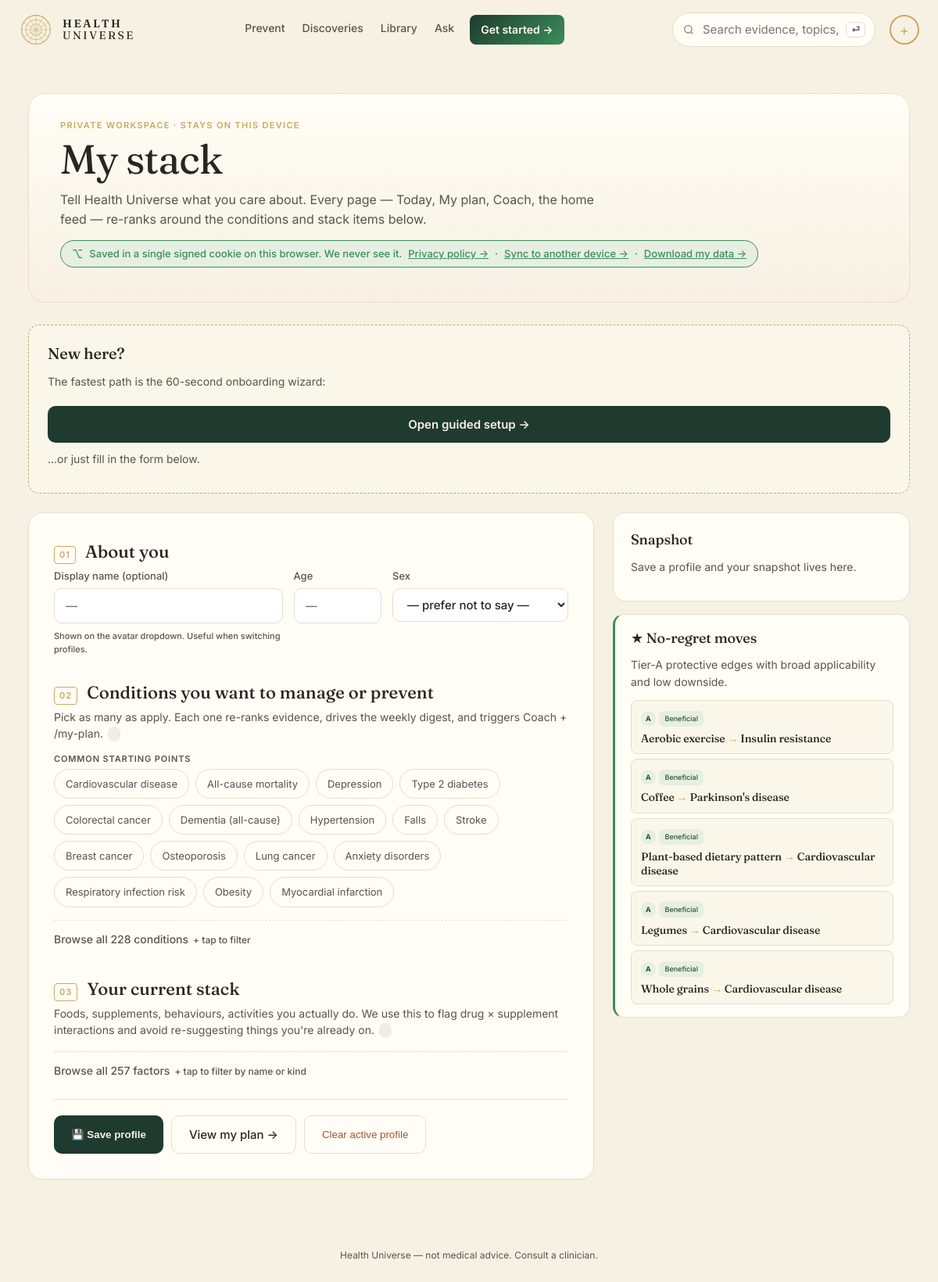
Before: /me with the older database file.
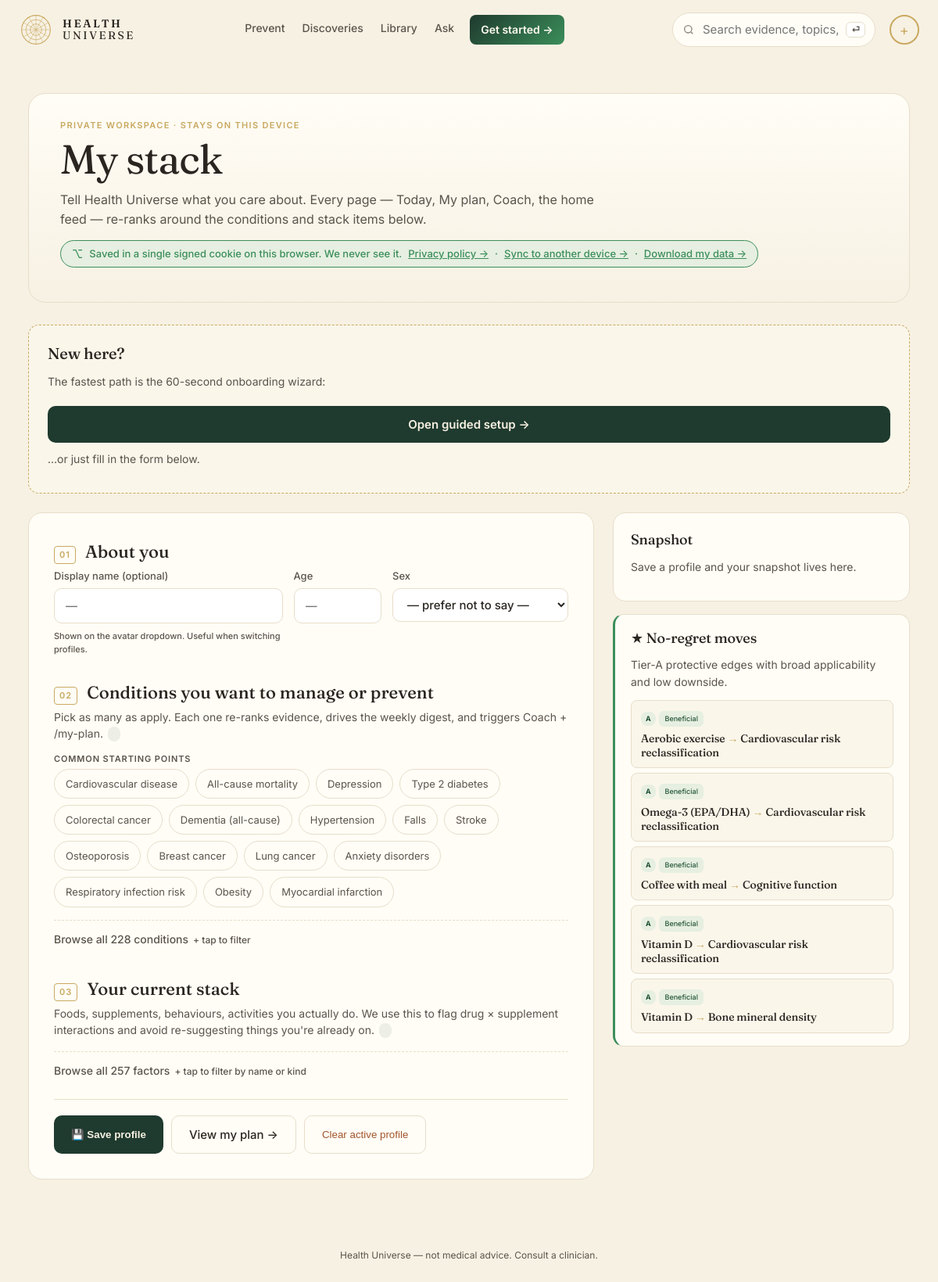
After: the same page with the newer database file.
### tables this page shows
CREATE TABLE edge (
    id              INTEGER PRIMARY KEY,
    factor_id       INTEGER NOT NULL REFERENCES entity(id),
    outcome_id      INTEGER NOT NULL REFERENCES entity(id),
    direction       TEXT NOT NULL CHECK (direction IN (
                      'protective','harmful','neutral','u_shaped','mixed')),
    tier            TEXT NOT NULL CHECK (tier IN ('A','B','C','D','X','deprecated')),
    effect_size     TEXT,         -- qualitative: trivial/small/moderate/large
    effect_quant    TEXT,         -- e.g. "RR 0.82 (0.74-0.91)"
    population      TEXT,         -- e.g. "adults>50; ApoE4 carriers"
    mechanism       TEXT,         -- 1-paragraph plain English
    summary         TEXT,         -- card body copy
    caveats         TEXT,
    seed_source     TEXT NOT NULL CHECK (seed_source IN ('claude_seed','gemma_daily','manual')),
    created_at      TEXT NOT NULL DEFAULT (datetime('now')),
    updated_at      TEXT NOT NULL DEFAULT (datetime('now')),
    last_reviewed   TEXT NOT NULL DEFAULT (datetime('now')), embedding BLOB, embedded_at TEXT,
    UNIQUE(factor_id, outcome_id, population)
);

CREATE TABLE entity (
    id            INTEGER PRIMARY KEY,
    slug          TEXT NOT NULL UNIQUE,
    name          TEXT NOT NULL,
    kind          TEXT NOT NULL CHECK (kind IN (
                    'food','nutrient','supplement','drug','activity',
                    'behavior','environmental','pathogen','gene',
                    'biomarker','condition','process')),
    aliases       TEXT,           -- JSON array
    description   TEXT,
    created_at    TEXT NOT NULL DEFAULT (datetime('now')),
    updated_at    TEXT NOT NULL DEFAULT (datetime('now'))
, embedding BLOB, embedded_at TEXT);

### web/app.py (the view)
@app.get("/me", response_class=HTMLResponse)
def me(request: Request):
    p = decode(request.cookies.get(COOKIE))
    with connect() as conn:
        all_factors = conn.execute(
            "SELECT slug, name, kind FROM entity WHERE kind IN "
            "('food','supplement','nutrient','activity','behavior') ORDER BY name"
        ).fetchall()
        all_outcomes = conn.execute(
            "SELECT slug, name FROM entity WHERE kind='condition' ORDER BY name"
        ).fetchall()
        relevant: list[dict] = []
        if p.stack or p.conditions:
            placeholders_f = ",".join("?" * max(len(p.stack), 1))
            placeholders_c = ",".join("?" * max(len(p.conditions), 1))
            rows = conn.execute(f"""
                SELECT e.id, e.tier, e.direction, e.summary, e.updated_at,
                       f.slug AS f_slug, f.name AS f_name,
                       o.slug AS o_slug, o.name AS o_name
                FROM edge e
                JOIN entity f ON f.id = e.factor_id
                JOIN entity o ON o.id = e.outcome_id
                WHERE (f.slug IN ({placeholders_f or "''"}))
                   OR (o.slug IN ({placeholders_c or "''"}))""",
                (*p.stack, *p.conditions)).fetchall()
            relevant = sorted([dict(r) for r in rows],
                              key=lambda e: -relevance_score(e, p))[:30]
        red_flags = _red_flags_in_stack(conn, p, limit=8)
        no_regret = _no_regret_movers(conn, p, limit=8)
        top_conditions = [dict(r) for r in conn.execute("""
            SELECT o.slug, o.name, COUNT(e.id) AS n
            FROM edge e JOIN entity o ON o.id=e.outcome_id
            WHERE o.kind IN ('condition','outcome') AND e.tier IN ('A','B')
            GROUP BY o.slug ORDER BY n DESC LIMIT 16""").fetchall()]
    return render(request, "me.html", {
        "title": "My stack",
        "profile": p,
        "factors": [dict(r) for r in all_factors],
        "outcomes": [dict(r) for r in all_outcomes],
        "relevant": relevant,
        "red_flags": red_flags,
        "no_regret": no_regret,
        "top_conditions": top_conditions,
        "saved": request.query_params.get("saved") == "1",
    })

### web/templates/me.html (shortened to what this page needs)
{% extends "base.html" %}
{% block content %}
<section class="stack-page">
  <header class="stack-head">
    <p class="stack-eyebrow">Private workspace · stays on this device</p>
    <h1 class="stack-title">My stack</h1>
    <p class="stack-lede">
      Tell Health Universe what you care about. Every page — Today, My
      plan, Coach, the home feed — re-ranks around the conditions and
      stack items below.
    </p>
    <p class="stack-privacy">
      <span class="stack-privacy-icon" aria-hidden="true">⌥</span>
      Saved in a single signed cookie on this browser. We never see it.
      <a class="link" href="/privacy">Privacy policy →</a> ·
      <a class="link" href="/sync">Sync to another device →</a> ·
      <a class="link" href="/data-export">Download my data →</a>
    </p>
  </header>
  {% if not profile.conditions and not profile.stack %}
  <div class="stack-onboarding">
    <h2>New here?</h2>
    <p class="muted body-sm">The fastest path is the 60-second onboarding wizard:</p>
    <a class="btn-primary inline" href="/start">Open guided setup →</a>
    <p class="muted body-sm" style="margin-top:10px">…or just fill in the form below.</p>
  </div>
  {% endif %}
  <div class="stack-grid">
    <form method="post" action="/me" class="stack-form" autocomplete="off">
      <fieldset class="stack-fieldset">
        <legend class="stack-legend"><span class="stack-num">01</span> About you</legend>
        <div class="stack-row-3">
          <label class="stack-label">Display name (optional)
            <input type="text" name="name" maxlength="40" placeholder="—"
                   value="{{ profile.name or '' }}">
            <small class="muted">Shown on the avatar dropdown. Useful when switching profiles.</small>
          </label>
          <label class="stack-label">Age
            <input type="number" name="age" min="1" max="120"
                   value="{{ profile.age or '' }}" placeholder="—">
          </label>
          <label class="stack-label">Sex
            <select name="sex">
              <option value="">— prefer not to say —</option>
            </select>
          </label>
        </div>
      </fieldset>
      <fieldset class="stack-fieldset">
        <legend class="stack-legend"><span class="stack-num">02</span> Conditions you want to manage or prevent</legend>
        <p class="stack-fieldset-help">
          Pick as many as apply. Each one re-ranks evidence, drives the
          weekly digest, and triggers Coach + /my-plan.
          <span id="cond-counter" class="stack-counter"></span>
        </p>
        {% if top_conditions %}
        <p class="stack-quickpick-label">Common starting points</p>
        <div class="stack-chips stack-chips-quick" id="cond-quick">
          {% for c in top_conditions %}
          <label class="stack-chip">
            <span>{{ c.name }}</span>
          </label>
          {% endfor %}
        </div>
        {% endif %}
        <details class="stack-collapsible" {% if profile.conditions|length > 4 %}open{% endif %}>
          <summary class="stack-collapsible-sum">
            Browse all {{ outcomes|length }} conditions
            <small class="muted">+ tap to filter</small>
          </summary>
        </details>
      </fieldset>
      <fieldset class="stack-fieldset">
        <legend class="stack-legend"><span class="stack-num">03</span> Your current stack</legend>
        <p class="stack-fieldset-help">
          Foods, supplements, behaviours, activities you actually do.
          We use this to flag drug × supplement interactions and avoid
          re-suggesting things you're already on.
          <span id="stack-counter" class="stack-counter"></span>
        </p>
        <details class="stack-collapsible" {% if profile.stack|length > 0 %}open{% endif %}>
          <summary class="stack-collapsible-sum">
            Browse all {{ factors|length }} factors
            <small class="muted">+ tap to filter by name or kind</small>
          </summary>
        </details>
      </fieldset>
      <div class="stack-actions">
        <button class="btn-primary" type="submit">💾 Save profile</button>
        <a class="btn-secondary inline" href="/my-plan">View my plan →</a>
        <button class="btn-secondary stack-clear" type="submit"
                formaction="/me/clear" formmethod="post"
                onclick="return confirm('Clear everything in this active profile? Alternates and email are kept.')">
          Clear active profile
        </button>
      </div>
    </form>
    <aside class="stack-side">
      <div class="stack-summary">
        <h2 class="stack-side-h">Snapshot</h2>
        {% if profile.age or profile.sex or profile.conditions or profile.stack %}
        <dl class="stack-snapshot">
          {% if profile.age or profile.sex %}
          <div><dt>Demographics</dt><dd>{{ profile.age or "—" }}{% if profile.age and profile.sex %} · {% endif %}{{ profile.sex or "" }}</dd></div>
          {% endif %}
          <div><dt>Conditions tracked</dt><dd>{{ profile.conditions|length }}</dd></div>
          <div><dt>Stack items</dt><dd>{{ profile.stack|length }}</dd></div>
          {% if profile.email %}<div><dt>Sync email</dt><dd>{{ profile.email }}</dd></div>{% endif %}
          {% if profile.alternates %}<div><dt>Profiles</dt><dd>{{ 1 + profile.alternates|length }}</dd></div>{% endif %}
        </dl>
        {% else %}
        <p class="muted body-sm">Save a profile and your snapshot lives here.</p>
        {% endif %}
      </div>
      {% if no_regret %}
      <div class="stack-noregret">
        <h2 class="stack-side-h">★ No-regret moves</h2>
        <p class="muted body-sm">Tier-A protective edges with broad applicability and low downside.</p>
        <ul class="stack-flag-list">
          {% for m in no_regret[:5] %}
          <li>
            <a href="/edge/{{ m.id }}" class="stack-flag-card stack-flag-good">
              <span class="pill tier-{{ m.tier }}">{{ m.tier }}</span>
              <span class="badge dir-protective">Beneficial</span>
              <h3>{{ m.f_name }} <span class="lib-arrow">→</span> {{ m.o_name }}</h3>
            </a>
          </li>
          {% endfor %}
        </ul>
      </div>
      {% endif %}
    </aside>
  </div>
</section>
{% endblock %}

### web/templates/base.html (shortened to what this page needs)
<!doctype html>
<html lang="en">
<head>
<link rel="stylesheet" href="/static/style.css?v={{ asset_v }}" />
</head>
<body>
<header class="topnav" role="banner">
  <a class="brand" href="/">
    <span class="brand-mark" aria-hidden="true">
      <svg viewBox="0 0 48 48" width="44" height="44">
        <circle cx="24" cy="24" r="20" fill="none" stroke="currentColor" stroke-width="1.2"/>
        <circle cx="24" cy="24" r="14" fill="none" stroke="currentColor" stroke-width="0.8"/>
        <circle cx="24" cy="24" r="8"  fill="none" stroke="currentColor" stroke-width="0.8"/>
        {% for a in [0,30,60,90,120,150] %}
        <line x1="24" y1="4" x2="24" y2="44" stroke="currentColor" stroke-width="0.5"
              transform="rotate({{a}} 24 24)"/>
        {% endfor %}
      </svg>
    </span>
    <span class="brand-text"><b>HEALTH</b><br/>UNIVERSE</span>
  </a>
  <nav class="topnav-links" aria-label="Primary">
    <a href="/prevent">Prevent</a>
    <a href="/discoveries">Discoveries</a>
    <a href="/tier/A">Library</a>
    <a href="/ask">Ask</a>
    {% if nav_profile and nav_profile.conditions %}
      <a href="/my-plan">My plan</a>
    {% else %}
      <a href="/start" class="topnav-cta">Get started →</a>
    {% endif %}
  </nav>
  <form class="topnav-search" method="get" action="/search">
    <svg width="16" height="16" viewBox="0 0 24 24" fill="none" stroke="currentColor" stroke-width="2"><circle cx="11" cy="11" r="7"/><path d="m20 20-3.5-3.5"/></svg>
    <input id="site-search-query" name="q" placeholder="Search evidence, topics, conditions…" aria-label="Site search" />
    <kbd>⏎</kbd>
  </form>
  <details class="topnav-account" id="account-menu">
    <summary aria-label="Open account menu">
      <span class="avatar avatar-{% if nav_initials %}filled{% else %}empty{% endif %}">
        {{ nav_initials or '+' }}
      </span>
    </summary>
  </details>
</header>
<main id="main-content" tabindex="-1">{% block content %}{% endblock %}</main>
<footer class="footer">
  <span>Health Universe — not medical advice. Consult a clinician.</span>
</footer>
</body>
</html>

Changed rows visible on the page:
no longer on this page (row unchanged): edge: tier "A", f_name "Aerobic exercise", o_name "Insulin resistance"
no longer on this page (row unchanged): edge: tier "A", f_name "Coffee", o_name "Parkinson's disease"
no longer on this page (row unchanged): edge: tier "A", f_name "Plant-based dietary pattern", o_name "Cardiovascular disease"
no longer on this page (row unchanged): edge: tier "A", f_name "Legumes", o_name "Cardiovascular disease"
no longer on this page (row unchanged): edge: tier "A", f_name "Whole grains", o_name "Cardiovascular disease"
added edge: tier "A", f_name "Aerobic exercise", o_name "Cardiovascular risk reclassification"
added edge: tier "A", f_name "Omega-3 (EPA/DHA)", o_name "Cardiovascular risk reclassification"
added edge: tier "A", f_name "Coffee with meal", o_name "Cognitive function"
added edge: tier "A", f_name "Vitamin D", o_name "Cardiovascular risk reclassification"
added edge: tier "A", f_name "Vitamin D", o_name "Bone mineral density"
